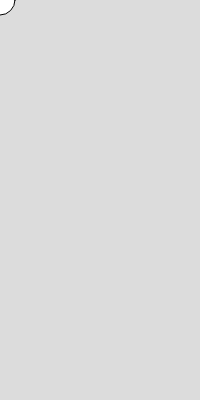
Frame 1 (no input)
Frame 60 (no input): identical to frame 1, image omitted
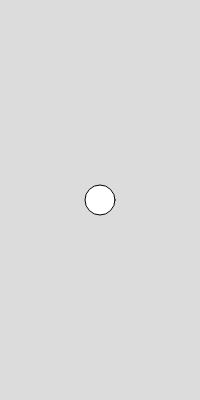
Frame 120 (the mouse pressed at the canvas centre since frame 60)

The p5.js sketch that drew these frames (run headless with seeded random() and noise() and a simulated clock; from frame 60 on, the mouse is pressed at the canvas centre):

// p5.js sketch
// ── sketch.js
function setup() {
  createCanvas(200, 400);
}

function draw() {
  background(220);
  circle(mouseX, mouseY, 30);
}
// ── style.css
html, body {
  margin: 0;
  padding: 0;
  align-content: flex-end;
  text-align: center;
  color: #eee;
  background-color: #000;
}

canvas {
  display: block;
/*   margin-top: 30px; */
  margin-left: auto;
  margin-right: auto;
}
